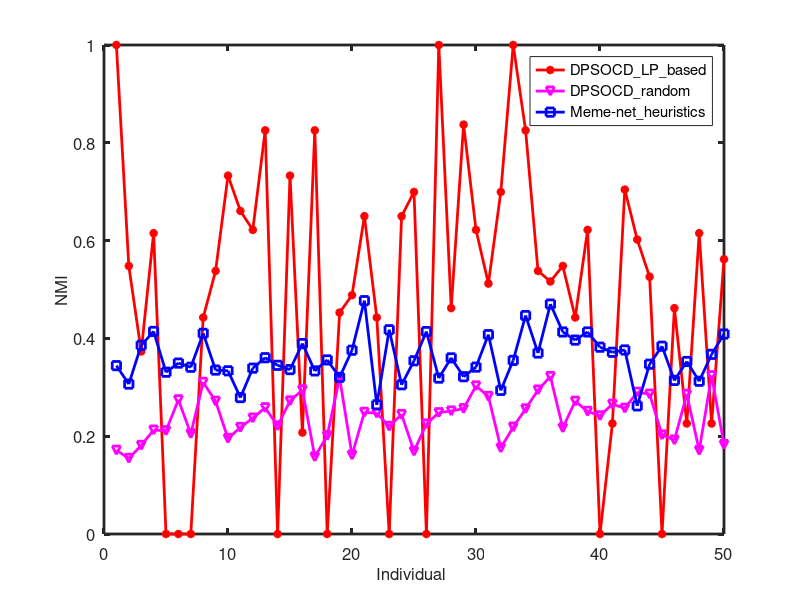

This figure's MATLAB source:
x=1:1:50;
PSO_LPA_NMI=[1 0.548131 0.37328 0.615177 0 0 0 0.442757 0.537952 0.732902 0.660735 0.621908 0.825518 0 0.732902 0.207452 0.825518 0 0.452807 0.488327 0.649927 0.442757 0 0.649927 0.699488 0 1 0.46188 0.837169 0.621908 0.512097 0.699488 1 0.825518 0.537952 0.516408 0.548131 0.442757 0.621908 0 0.225967 0.704435 0.602145 0.526087 0 0.46188 0.225967 0.615177 0.225967 0.561832];
PSO_rand_NMI=[0.171342 0.15457 0.181324 0.212465 0.211272 0.274406 0.205075 0.310104 0.271556 0.195453 0.217784 0.237104 0.258226 0.221021 0.272109 0.294806 0.157718 0.201142 0.319716 0.161434 0.248855 0.24694 0.220147 0.244361 0.169393 0.224948 0.248088 0.251558 0.256446 0.302825 0.281481 0.175965 0.218686 0.255928 0.294408 0.322012 0.21696 0.271446 0.250865 0.24165 0.265526 0.257144 0.289896 0.286044 0.202559 0.192137 0.285695 0.170936 0.323761 0.182912 ];
Meme_heuristics_NMI=[0.344322 0.306613 0.385941 0.414287 0.330889 0.349517 0.341021 0.410359 0.33522 0.333742 0.27897 0.339123 0.360548 0.344985 0.336178 0.389471 0.333533 0.356018 0.320423 0.375827 0.477189 0.264183 0.417725 0.305202 0.354221 0.413991 0.318811 0.360203 0.32169 0.341333 0.407732 0.293723 0.355081 0.44674 0.370092 0.470195 0.413171 0.39657 0.413171 0.382043 0.371623 0.376358 0.262005 0.347292 0.384037 0.31406 0.352842 0.312371 0.367396 0.408938];
% GA_NMI=[0.1427    0.1552    0.1952    0.3746    0.6047    0.4292    0.3443    0.2229    0.3322    0.5412    0.3143    0.2175    0.4604    0.4019    0.6095    0.3118    0.4573    0.6766    0.4657         0    0.4349    0.1479    0.4332    0.5762    0.6679    0.3751    0.5801    0.5543         0    0.4325    0.3113    0.4862    0.3939    0.0853    0.4178    0.2896    0.4797    0.4024    0.5634    0.4450    0.4957    0.1552    0.4658    0.2823    0.5256    0.6995    0.4114    0.5756    0    0.4710];

y1=plot(x',PSO_LPA_NMI,'-r*');
hold on;
nmi_Memenet=[1 1 1 1 1 1 1 1 0 0 0];
y2=plot(x',PSO_rand_NMI,'-mv');
nmi_GAnet   = [1 1 1 0.913 0.780 0.517 0.358 0 0 0 0];
y3=plot(x',Meme_heuristics_NMI,'-bs');
nmi_GN   = [1 1 1 1 1 1 1 1 0.782 0.556 0.459];
% y4=plot(x',GA_NMI,'-kp');
% nmi_FN   = [1 1 0.975 1 0.957 0.950 1 0.925 0.943 0.532 0.233];
% plot(x',nmi_FN,'-k^');
% nmi_Informap   = [1 1 0 0 0 0 0 0 0 0 0];
% plot(x',nmi_Informap,'-ks');
xlabel('Individual ');
ylabel('NMI');
% legend('DPSOCD\_LP\_based','DPSOCD\_random','Meme-net\_heuristics','GA-net\_Locus\_based');
 legend('DPSOCD\_LP\_based','DPSOCD\_random','Meme-net\_heuristics');
set(gca,'linewidth',2.0);
set(y1,'linewidth',2.0);
set(y2,'linewidth',2.0);
set(y3,'linewidth',2.0);
% set(y4,'linewidth',2.0);
hh=findobj('tag','legend') ;
set(hh,'fontsize',12) ;
set(gca,'fontsize',12);
set(get(gca,'xlabel'),'fontsize',12);
set(get(gca,'ylabel'),'fontsize',12);